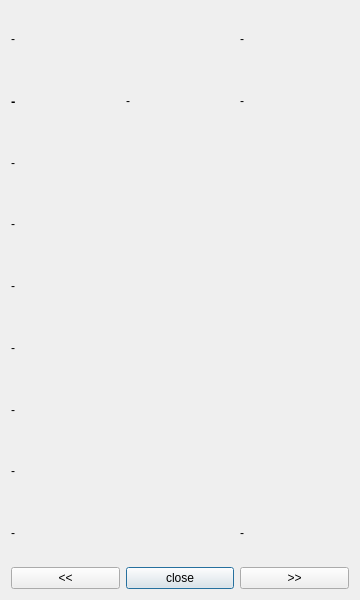
<?xml version="1.0" encoding="UTF-8"?>
<ui version="4.0">
 <class>statistics</class>
 <widget class="QDialog" name="statistics">
  <property name="geometry">
   <rect>
    <x>0</x>
    <y>0</y>
    <width>360</width>
    <height>600</height>
   </rect>
  </property>
  <property name="windowTitle">
   <string>Dialog</string>
  </property>
  <layout class="QGridLayout" name="gridLayout">
   <item row="0" column="0" colspan="2">
    <widget class="QLabel" name="lb_player">
     <property name="text">
      <string>-</string>
     </property>
    </widget>
   </item>
   <item row="9" column="1">
    <widget class="QPushButton" name="bt_close">
     <property name="text">
      <string>close</string>
     </property>
    </widget>
   </item>
   <item row="9" column="2">
    <widget class="QPushButton" name="bt_next">
     <property name="text">
      <string>&gt;&gt;</string>
     </property>
    </widget>
   </item>
   <item row="9" column="0">
    <widget class="QPushButton" name="bt_prev">
     <property name="text">
      <string>&lt;&lt;</string>
     </property>
    </widget>
   </item>
   <item row="2" column="0" colspan="3">
    <widget class="QLabel" name="lb_t1">
     <property name="text">
      <string>-</string>
     </property>
    </widget>
   </item>
   <item row="3" column="0" colspan="3">
    <widget class="QLabel" name="lb_t2">
     <property name="text">
      <string>-</string>
     </property>
    </widget>
   </item>
   <item row="4" column="0" colspan="3">
    <widget class="QLabel" name="lb_t3">
     <property name="text">
      <string>-</string>
     </property>
    </widget>
   </item>
   <item row="5" column="0" colspan="3">
    <widget class="QLabel" name="lb_rimb">
     <property name="text">
      <string>-</string>
     </property>
    </widget>
   </item>
   <item row="6" column="0" colspan="3">
    <widget class="QLabel" name="lb_steal_to">
     <property name="text">
      <string>-</string>
     </property>
    </widget>
   </item>
   <item row="7" column="0" colspan="3">
    <widget class="QLabel" name="lb_fouls">
     <property name="text">
      <string>-</string>
     </property>
    </widget>
   </item>
   <item row="8" column="0" colspan="2">
    <widget class="QLabel" name="lb_stopp">
     <property name="text">
      <string>-</string>
     </property>
    </widget>
   </item>
   <item row="8" column="2">
    <widget class="QLabel" name="lb_asst">
     <property name="text">
      <string>-</string>
     </property>
    </widget>
   </item>
   <item row="1" column="0">
    <widget class="QLabel" name="lb_points">
     <property name="font">
      <font>
       <pointsize>10</pointsize>
       <weight>75</weight>
       <bold>true</bold>
      </font>
     </property>
     <property name="text">
      <string>-</string>
     </property>
    </widget>
   </item>
   <item row="1" column="1">
    <widget class="QLabel" name="lb_val">
     <property name="text">
      <string>-</string>
     </property>
    </widget>
   </item>
   <item row="1" column="2">
    <widget class="QLabel" name="lb_min">
     <property name="text">
      <string>-</string>
     </property>
    </widget>
   </item>
   <item row="0" column="2">
    <widget class="QLabel" name="lb_plusminus">
     <property name="text">
      <string>-</string>
     </property>
    </widget>
   </item>
  </layout>
 </widget>
 <resources/>
 <connections/>
</ui>
